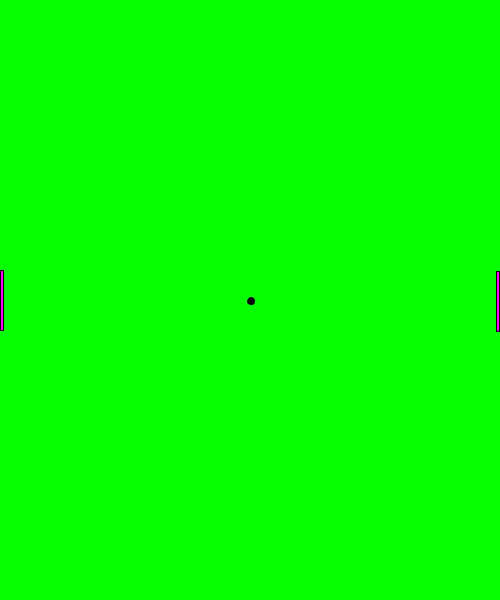
Frame 1 (no input)
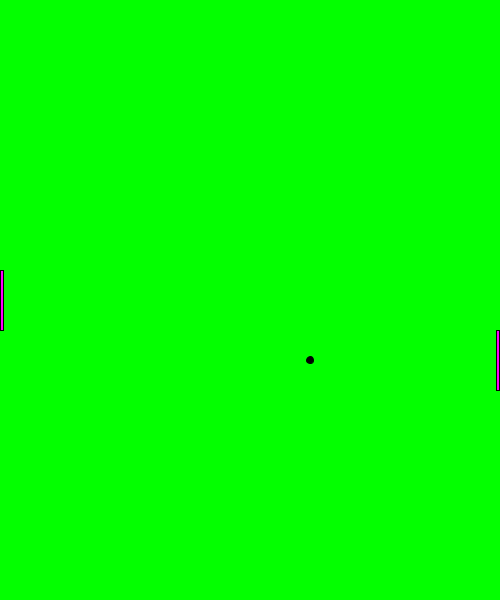
Frame 60 (the mouse pressed at the canvas centre just before this capture)
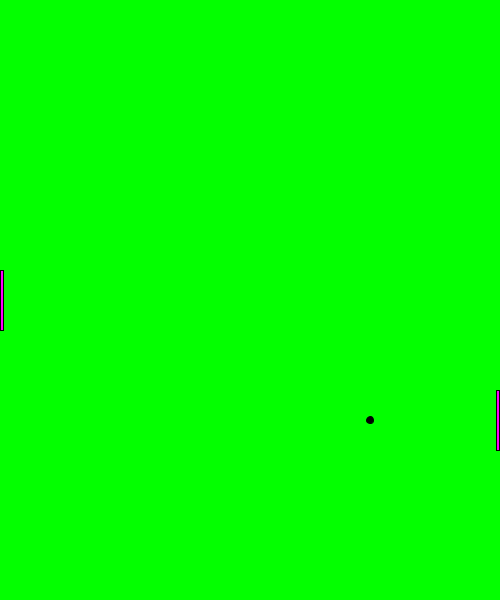
Frame 120 (the mouse held since frame 60 and released just before this capture)

The Processing sketch that drew these frames (run headless with seeded random() and noise(); from frame 60 on, the mouse is pressed at the canvas centre):

// Processing sketch: New_Processing_File
// ── New_Processing_File.pde
// Global variables
int ballX, ballY;
int ballStartX, ballStartY;
int ballDiameter;
int ballMoveX = 1, ballMoveY = 1;
int paddleWidthRatio;
int paddleHeightRatio = 10;
int [] paddle = {0, 0};
int [] player = new int [4];
// End Global Variables

void setup() {
  size(500, 600);
  ballStartX = width/2; //Start Ball at Centre
  ballStartY = height/2;
  ballX = ballStartX;
  ballY = ballStartY;
  ballDiameter= width/70;
  
  paddleWidthRatio = ballDiameter/2;
  paddle[0] = paddleWidthRatio;
  paddle[1] = height/paddleHeightRatio; 
  player[0] = 0;
  player[1] = height/2 - height/paddleHeightRatio/2;
  int section = width / paddleWidthRatio;
  player[2] = width*(section-1)/section;
  player[3] = height/2;
}

void draw() {
  background(#03FF00); //Green
  //Calculating "next" ball position
  ballX += ballMoveX;
  ballY += ballMoveY;
  
  // Code to bounce off of a paddle just before goal area
   if (ballX == paddle[0] && ballY >= player[1] & ballY <= player[1] + paddle[1]) {
    ballMoveX *= (-1); //Shorthand for previous x*-1
  }
  
  //Ball Movement within Pong Table
  if (ballX == width || ballX == 0) {
    ballMoveX = ballMoveX * (-1);
  }
  if (ballY == height || ballY == 0) {
    ballMoveY = ballMoveY * (-1);
  }
  
  //Printing Ball
  fill(0); //black
  ellipse(ballX, ballY, ballDiameter, ballDiameter);
  
  //Code to Move Paddles
  //Player 1 Movement
  if (keyPressed == true & key == CODED) { //alternate is void keyPressed(){}, always contains the most recent keyboard key stroke
    if (keyCode == UP) { //KeyCode is used for UP, DOWN, LEFT, and RIGHT; and ALT, CONTROL, and SHIFT
      if (player[1] >= 5) { //Easier to use && instead of nesting IF Statements
        player[1] -= 5; //Review incrementation other than -1
      }
      if (player[1] < 0) { //Catch any subtraction equalling less than zero
        player[1] = 0;
      }
    }
    
     if (keyCode == DOWN) {
      if (player[1] + paddle[1] <= height) {
        player[1] += 5; //Review incrementation other than +1
      }
      if (player[1] + paddle[1] > height) {
        player[1] = height - paddle[1] - 1; //Cannot add "player[1] + paddle[1]" in an assignment; thus, algebra needed
        //Note: the "-1" shows the black border of the paddle at the bottom, which looks more aesthetic
        //Note: the height is actaully -1 pixel because of the border
      }
    }
  } //End of keyPressed
  
  //Player 2 Movement
  player[3] = ballY - paddle[1]/2;
  if (player[3] <= 0) {
    player[3] = 0;
  }
  if (player[3] >= height - paddle[1]){
    player[3] = height - paddle[1] - 1;
  }
  
  //Drawing Paddles
  fill(#FF00FF); //Purple
  rect(player[0], player[1], paddle[0], paddle[1]);
  rect(player[2], player[3], paddle[0], paddle[1]);
  fill(0); //Reseting to Black

  //Debugging Ball Position
  //print ("Ball X-Value: " + ballX);
  //println (", Ball Y-Value: " + ballY);
}
